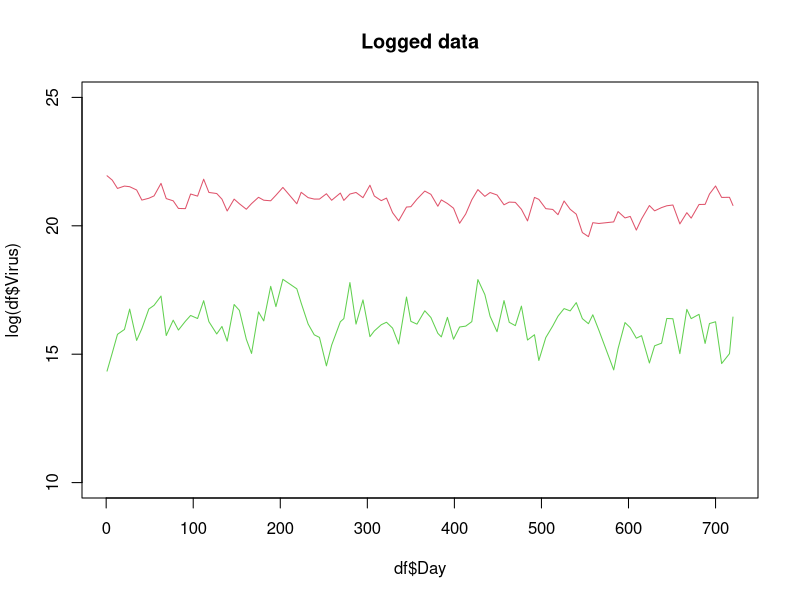
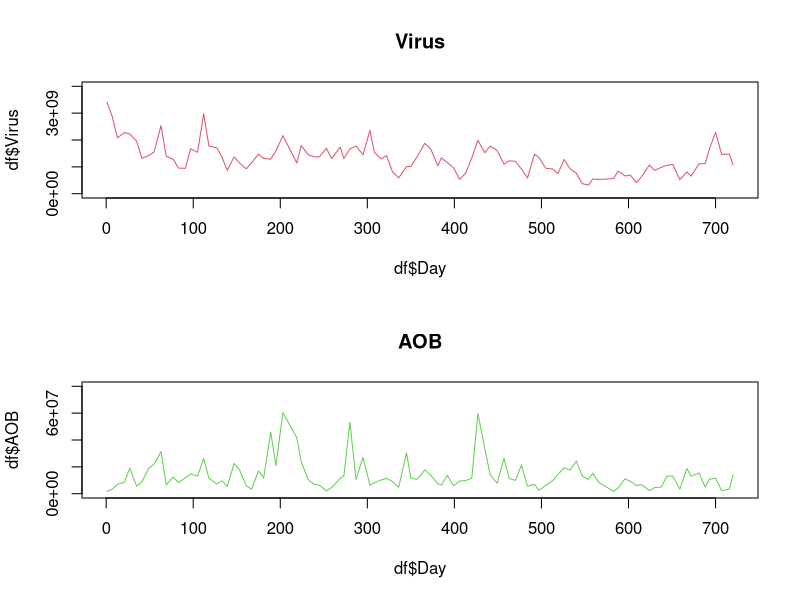

Write the R code that produced these figures, in order.
## analysis.R
## R code for looking at the data, etc.

df=read.csv("raw-data.csv")

## plot of the logged data
plot(df$Day,log(df$Virus),type="l",col=2,ylim=c(10,25),main="Logged data")
lines(df$Day,log(df$AOB),col=3)

## plot of the raw data
op=par(mfrow=c(2,1))
plot(df$Day,df$Virus,type="l",col=2,ylim=c(10,4.0e09),main="Virus")
plot(df$Day,df$AOB,type="l",col=3,ylim=c(10,8.0e07),main="AOB")
par(op)



## eof

